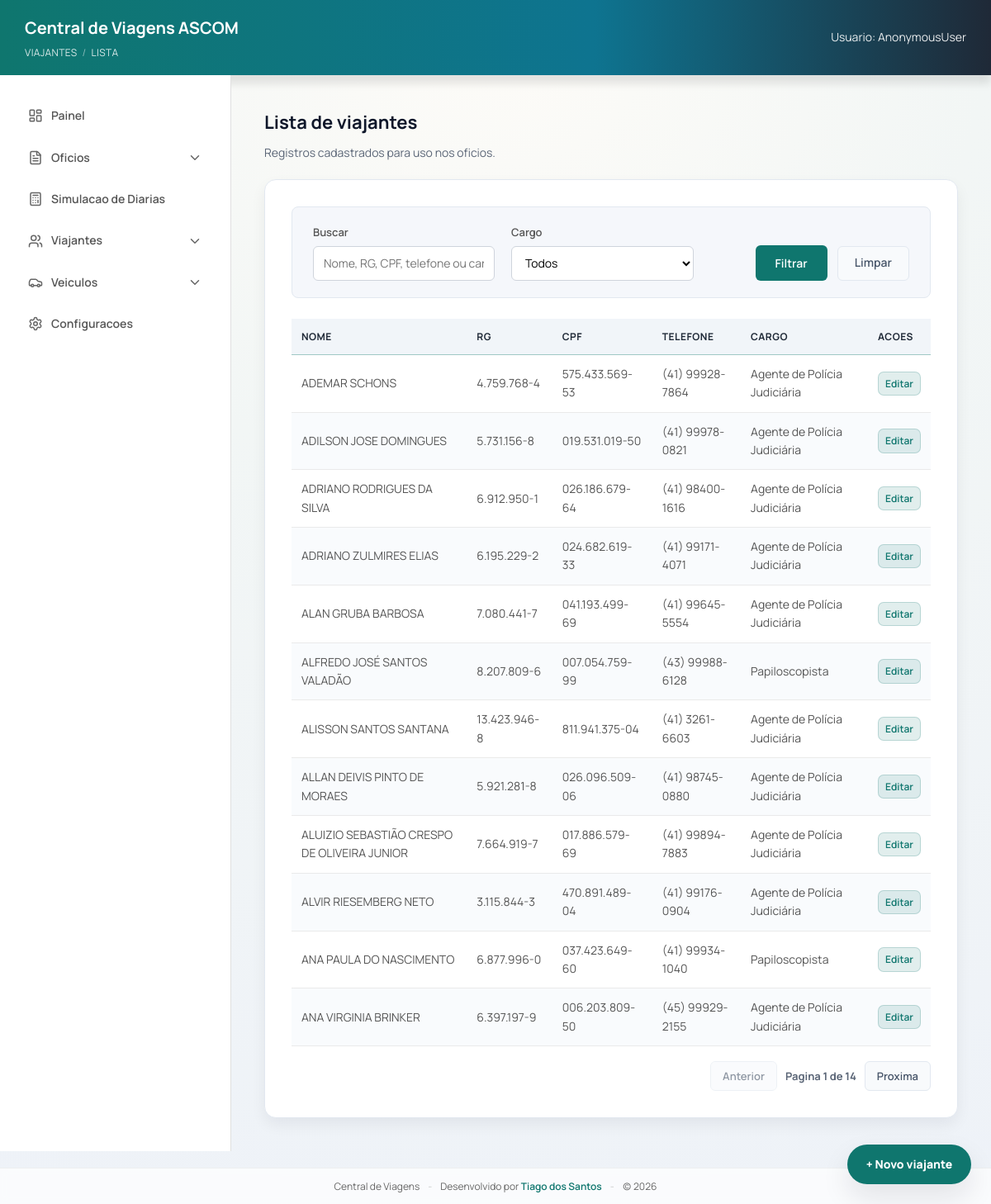
/viajantes/, run on the app's committed database.
### viagens/models.py (models this page shows, shortened)
class Viajante(models.Model):
    nome = models.CharField(max_length=200)
    rg = models.CharField(max_length=50)
    cpf = models.CharField(max_length=50)
    cargo = models.CharField(max_length=120)
    telefone = models.CharField(max_length=30, blank=True)

### viagens/views.py (the view, shortened to what this page needs)
# urls.py: path("viajantes/", views.viajantes_lista, name="viajantes_lista"),
@require_http_methods(["GET"])
def viajantes_lista(request):
    q = request.GET.get("q", "").strip()
    cargo = request.GET.get("cargo", "").strip()
    viajantes = Viajante.objects.all()
    if cargo:
        viajantes = viajantes.filter(cargo__iexact=cargo)
    viajantes = viajantes.order_by("nome")
    cargo_choices = _get_cargo_choices()
    paginator = Paginator(viajantes, 12)
    page_obj = paginator.get_page(request.GET.get("page"))
    params = request.GET.copy()
    params.pop("page", None)
    querystring = params.urlencode()
    return render(
        request,
        "viagens/viajantes_list.html",
        {
            "viajantes": page_obj,
            "page_obj": page_obj,
            "querystring": querystring,
            "q": q,
            "cargo_choices": cargo_choices,
            "cargo_selecionado": cargo,
        },
    )

### viagens/context_processors.py (called while the page is built)
def mask_settings(request):
    return {
        "PROTOCOLO_MASK": getattr(settings, "PROTOCOLO_MASK", None),
        "CURRENT_YEAR": str(timezone.localdate().year),
    }

### viagens/templatetags/viagens_extras.py (called while the page is built)
@register.filter
def format_cpf(value: str) -> str:
    return _format_cpf(value)

@register.filter
def format_phone(value: str) -> str:
    return _format_phone(value)

@register.filter
def format_rg(value: str) -> str:
    return _format_rg(value)

### viagens/utils/normalize.py (called while the page is built)
def normalize_digits(value: str | None) -> str:
    return _NON_DIGIT_RE.sub("", value or "")

def format_cpf(digits: str | None) -> str:
    raw = normalize_digits(digits)[:11]
    if len(raw) <= 3:
        return raw
    if len(raw) <= 6:
        return f"{raw[:3]}.{raw[3:]}"
    if len(raw) <= 9:
        return f"{raw[:3]}.{raw[3:6]}.{raw[6:]}"
    return f"{raw[:3]}.{raw[3:6]}.{raw[6:9]}-{raw[9:]}"

def format_phone(digits: str | None) -> str:
    raw = normalize_digits(digits)[:11]
    if len(raw) <= 2:
        return raw
    if len(raw) <= 6:
        return f"({raw[:2]}) {raw[2:]}"
    if len(raw) <= 10:
        return f"({raw[:2]}) {raw[2:6]}-{raw[6:]}"
    return f"({raw[:2]}) {raw[2:7]}-{raw[7:]}"

def normalize_rg(value: str | None) -> str:
    raw = _NON_RG_CHAR_RE.sub("", value or "").upper()
    if not raw:
        return ""
    trailing_x = raw.endswith("X")
    digits = raw.replace("X", "")
    if trailing_x:
        return f"{digits[:9]}X"
    return digits[:10]

def format_rg(value: str | None) -> str:
    canon = normalize_rg(value)
    if not canon:
        return ""
    if len(canon) == 8:
        base = canon[:-1]
        dv = canon[-1]
        return f"{base[0]}.{base[1:4]}.{base[4:7]}-{dv}"
    if len(canon) == 9:
        base = canon[:-1]
        dv = canon[-1]
        if dv == "X":
            return f"{base[0]}.{base[1:4]}.{base[4:7]}-{dv}"
        return f"{base[0:2]}.{base[2:5]}.{base[5:8]}-{dv}"
    if len(canon) == 10:
        base = canon[:-1]
        dv = canon[-1]
        return f"{base[0:2]}.{base[2:5]}.{base[5:8]}-{dv}"
    return canon

### viagens/views.py (called while the page is built)
def _normalizar_cargo_key(nome: str) -> str:
    raw = " ".join((nome or "").strip().split())
    if not raw:
        return ""
    raw = raw.casefold()
    raw = unicodedata.normalize("NFKD", raw)
    return "".join(ch for ch in raw if not unicodedata.combining(ch))

### viagens/templates/viagens/viajantes_list.html (shortened to what this page needs)
{% extends "viagens/base.html" %}
{% load viagens_extras %}
{% block breadcrumb %}
  Viajantes <span class="breadcrumb-sep">/</span> Lista
{% endblock %}
{% block content %}
  <h2 class="page-title">Lista de viajantes</h2>
  <p class="page-subtitle">Registros cadastrados para uso nos oficios.</p>
  <div class="list-card">
    <div class="filter-bar">
      <form method="get" class="filter-form">
        <div class="filter-left">
          <div class="filter-group">
            <label>Buscar</label>
            <input type="text" name="q" value="{{ q }}" placeholder="Nome, RG, CPF, telefone ou cargo" />
          </div>
          <div class="filter-group">
            <label>Cargo</label>
            <select name="cargo">
              <option value="">Todos</option>
            </select>
          </div>
        </div>
        <div class="filter-actions">
          <button type="submit" class="btn-primary">Filtrar</button>
          <a href="{% url 'viajantes_lista' %}" class="btn-clear">Limpar</a>
        </div>
      </form>
    </div>
    {% if viajantes %}
      <table class="table">
        <thead>
          <tr>
            <th>Nome</th>
            <th>RG</th>
            <th>CPF</th>
            <th>Telefone</th>
            <th>Cargo</th>
            <th>Acoes</th>
          </tr>
        </thead>
        <tbody>
          {% for viajante in viajantes %}
            <tr>
              <td>{{ viajante.nome }}</td>
              <td>{{ viajante.rg|format_rg }}</td>
              <td>{{ viajante.cpf|format_cpf }}</td>
              <td>{{ viajante.telefone|format_phone }}</td>
              <td>{{ viajante.cargo }}</td>
              <td>
                <a href="{% url 'viajante_editar' viajante.id %}" class="btn-edit">Editar</a>
              </td>
            </tr>
          {% endfor %}
        </tbody>
      </table>
      {% if page_obj.paginator.num_pages > 1 %}
        <div class="pagination">
          {% if page_obj.has_previous %}
            <a class="btn-clear btn-small" href="?{% if querystring %}{{ querystring }}&{% endif %}page={{ page_obj.previous_page_number }}">Anterior</a>
          {% else %}
            <span class="btn-clear btn-small is-disabled">Anterior</span>
          {% endif %}
          <span class="pagination-info">Pagina {{ page_obj.number }} de {{ page_obj.paginator.num_pages }}</span>
          {% if page_obj.has_next %}
            <a class="btn-clear btn-small" href="?{% if querystring %}{{ querystring }}&{% endif %}page={{ page_obj.next_page_number }}">Proxima</a>
          {% else %}
            <span class="btn-clear btn-small is-disabled">Proxima</span>
          {% endif %}
        </div>
      {% endif %}
    {% endif %}
  </div>
  <div class="fab-stack" aria-label="Atalhos">
    <a class="fab" href="{% url 'viajante_cadastro' %}">+ Novo viajante</a>
  </div>
{% endblock %}

### viagens/templates/viagens/base.html (shortened to what this page needs)
{% load static %}
<!DOCTYPE html>
<html lang="pt-br">
  <head>
    <link rel="stylesheet" href="{% static 'viagens/form.css' %}" />
  </head>
  <body>
    <header class="topbar">
      <div class="topbar-left">
        <h1 class="topbar-title">Central de Viagens ASCOM</h1>
        <div class="breadcrumb">
          {% block breadcrumb %}Painel{% endblock %}
        </div>
      </div>
      <div class="topbar-right">
        <span class="user">Usuario: {{ request.user }}</span>
      </div>
    </header>
    <div class="container">
      <aside class="sidebar">
        <ul>
          <li>
            <a href="{% url 'dashboard_home' %}">
              <i data-lucide="layout-dashboard"></i>
              Painel
            </a>
          </li>
          <li class="has-submenu">
            <a href="#" class="submenu-toggle">
              <i data-lucide="file-text"></i>
              Oficios
              <i data-lucide="chevron-down" class="chevron"></i>
            </a>
          </li>
          <li>
            <a href="{% url 'simulacao_diarias' %}">
              <i data-lucide="calculator"></i>
              Simulacao de Diarias
            </a>
          </li>
          <li class="has-submenu">
            <a href="#" class="submenu-toggle">
              <i data-lucide="users"></i>
              Viajantes
              <i data-lucide="chevron-down" class="chevron"></i>
            </a>
          </li>
          <li class="has-submenu">
            <a href="#" class="submenu-toggle">
              <i data-lucide="car"></i>
              Veiculos
              <i data-lucide="chevron-down" class="chevron"></i>
            </a>
          </li>
          <li>
            <a href="{% url 'config_oficio' %}">
              <i data-lucide="settings"></i>
              Configuracoes
            </a>
          </li>
        </ul>
      </aside>
      <main class="content">
        {% block content %}{% endblock %}
      </main>
    </div>
    <footer class="app-footer">
      <div class="footer-content">
        <span>Central de Viagens</span>
        <span class="footer-divider">-</span>
        <span>Desenvolvido por <strong>Tiago dos Santos</strong></span>
        <span class="footer-divider">-</span>
        <span>(c) {% now "Y" %}</span>
      </div>
    </footer>
  </body>
</html>

### data on the page
Viajante: nome "ADEMAR SCHONS", rg "4.759.768-4", cpf "575.433.569-53", telefone "(41) 99928-7864", cargo "Agente de Polícia Judiciária"
Viajante: nome "ADILSON JOSE DOMINGUES", rg "5.731.156-8", cpf "019.531.019-50", telefone "(41) 99978-0821", cargo "Agente de Polícia Judiciária"
Viajante: nome "ADRIANO RODRIGUES DA SILVA", rg "6.912.950-1", cpf "026.186.679-64", telefone "(41) 98400-1616", cargo "Agente de Polícia Judiciária"
Viajante: nome "ADRIANO ZULMIRES ELIAS", rg "6.195.229-2", cpf "024.682.619-33", telefone "(41) 99171-4071", cargo "Agente de Polícia Judiciária"
Viajante: nome "ALAN GRUBA BARBOSA", rg "7.080.441-7", cpf "041.193.499-69", telefone "(41) 99645-5554", cargo "Agente de Polícia Judiciária"
Viajante: nome "ALFREDO JOSÉ SANTOS VALADÃO", rg "8.207.809-6", cpf "007.054.759-99", telefone "(43) 99988-6128", cargo "Papiloscopista"
Viajante: nome "ALISSON SANTOS SANTANA", rg "13.423.946-8", cpf "811.941.375-04", telefone "(41) 3261-6603", cargo "Agente de Polícia Judiciária"
Viajante: nome "ALLAN DEIVIS PINTO DE MORAES", rg "5.921.281-8", cpf "026.096.509-06", telefone "(41) 98745-0880", cargo "Agente de Polícia Judiciária"
Viajante: nome "ALUIZIO SEBASTIÃO CRESPO DE OLIVEIRA JUNIOR", rg "7.664.919-7", cpf "017.886.579-69", telefone "(41) 99894-7883", cargo "Agente de Polícia Judiciária"
Viajante: nome "ALVIR RIESEMBERG NETO", rg "3.115.844-3", cpf "470.891.489-04", telefone "(41) 99176-0904", cargo "Agente de Polícia Judiciária"
Viajante: nome "ANA PAULA DO NASCIMENTO", rg "6.877.996-0", cpf "037.423.649-60", telefone "(41) 99934-1040", cargo "Papiloscopista"
Viajante: nome "ANA VIRGINIA BRINKER", rg "6.397.197-9", cpf "006.203.809-50", telefone "(45) 99929-2155", cargo "Agente de Polícia Judiciária"

### other printed values
{{ request.user }} "AnonymousUser"
{{ page_obj.number }} "1"
{{ page_obj.paginator.num_pages }} "14"
